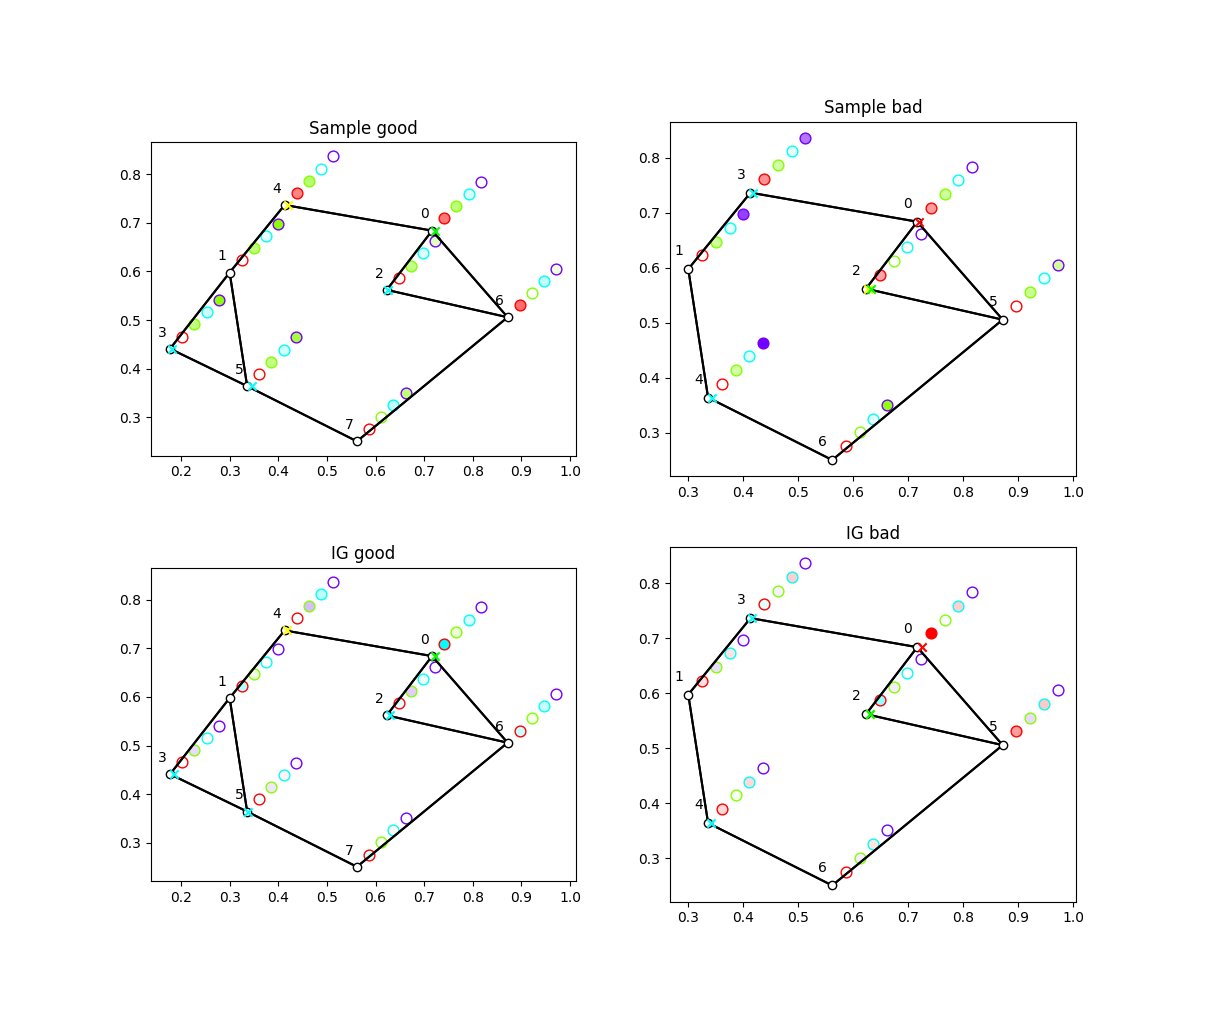

Recreate this plot in Python.
import os
import pickle
from itertools import product

import networkx as nx
import torch
import torch_geometric
from captum.attr import IntegratedGradients
from definitions import POS
from matplotlib import pyplot as plt
from planner.policylearn.edge_policy import EdgePolicyModel
from planner.policylearn.generate_data_demo import plot_graph_wo_pos_data


def print_matrix_with_row_numbers(X, prec=2):
    for i, row in enumerate(X):
        print(f'{i}:', end='\t')
        for j, col in enumerate(row):
            print(f'{col:.2E}', end='\t')
        print()


if __name__ == "__main__":
    # Definitions
    prefix: str = "default_seed_2"
    save_folder: str = "multi_optim/results/tuning"

    # Load the model
    model = EdgePolicyModel()
    model.load_state_dict(torch.load(
        f"{save_folder}/{prefix}_policy_model.pt",
        map_location=torch.device('cpu')))
    model.eval()

    ex_good = None  # example of data which is correctly classified
    ex_bad = None  # example of data which is incorrectly classified
    i_f = 0  # index of the file
    while ex_good is None or ex_bad is None:
        # Load the dataset
        first_file = os.listdir(f"{save_folder}/{prefix}_data")[i_f]
        data = None
        with open(f"{save_folder}/{prefix}_data/{first_file}", "rb") as f:
            data = pickle.load(f)
        assert data is not None

        # Find good and bad examples
        for d in data:
            out = model(d.x, d.edge_index, torch.tensor([0, ]*d.num_nodes))
            y_out = out.argmax()
            y_target = d.y.argmax()
            if y_out == y_target:
                ex_good = d
            else:
                ex_bad = d
                y_out_bad = y_out
            if ex_good is not None and ex_bad is not None:
                break

        i_f += 1  # Next file

    assert isinstance(ex_good, torch_geometric.data.Data)

    print(f"Good example")
    print_matrix_with_row_numbers(ex_good.x)
    if ex_good.pos is None:  # Read graph from file
        graph = nx.read_gpickle(f"{save_folder}/{prefix}_graph.gpickle")
        ex_good.pos = nx.get_node_attributes(graph, POS)
        ex_bad.pos = nx.get_node_attributes(graph, POS)
        ex_good.edge_index = torch.tensor(list(graph.edges.keys())).T
        ex_bad.edge_index = torch.tensor(list(graph.edges.keys())).T

    print(f"Bad example:")
    print_matrix_with_row_numbers(ex_bad.x)
    if ex_bad.pos is not None:
        pos_bad = ex_bad.pos
        edge_index_bad = ex_bad.edge_index
    else:  # Read graph from file
        graph = nx.read_gpickle(f"{save_folder}/{prefix}_graph.gpickle")
        pos_bad = nx.get_node_attributes(graph, POS)
        edge_index_bad = torch.tensor(list(graph.edges.keys())).T

    # Run IG
    ig = IntegratedGradients(model)
    ig_good = ig.attribute(
        ex_good.x,
        baselines=torch.ones_like(ex_good.x) * -1,
        additional_forward_args=(
            ex_good.edge_index,
            torch.tensor([0, ]*ex_good.num_nodes)
        ),
        internal_batch_size=1)
    ig_bad = ig.attribute(
        ex_bad.x,
        baselines=torch.ones_like(ex_bad.x) * -1,
        additional_forward_args=(
            ex_bad.edge_index,
            torch.tensor([0, ]*ex_bad.num_nodes)
        ),
        internal_batch_size=1)

    print(f"IG good:")
    print_matrix_with_row_numbers(ig_good)
    print(f"IG bad:")
    print_matrix_with_row_numbers(ig_bad)

    highlight_nodes_s = [
        {
            (d.x[:, 0] == 1.).nonzero(): "yellow",  # pose self
            (d.x[:, 1] == 1.).nonzero(): "cyan",  # pose others
            d.y.argmax(): "lime"  # correct next node
        } for d in [ex_good, ex_bad]
    ]
    highlight_nodes_s[1][y_out_bad] = "red"  # wrong next node
    print(f"Highlight nodes good:\n{highlight_nodes_s[0]}")
    print(f"Highlight nodes bad:\n{highlight_nodes_s[1]}")

    f, axs = plt.subplots(2, 2, figsize=(9, 9))
    for i_smpl, d in enumerate([
        (ex_good, ig_good),
            (ex_bad, ig_bad)]):
        ax = axs[0, i_smpl]
        data, ig = d
        plot_graph_wo_pos_data(
            ax,
            data.edge_index,
            data.pos,
            data.x,
            highlight_nodes=highlight_nodes_s[i_smpl])
        ax = axs[1, i_smpl]
        plot_graph_wo_pos_data(
            ax,
            data.edge_index,
            data.pos,
            ig,
            highlight_nodes=highlight_nodes_s[i_smpl])
    axs[1, 0].set_title("IG good")
    axs[1, 1].set_title("IG bad")
    axs[0, 0].set_title("Sample good")
    axs[0, 1].set_title("Sample bad")

    for x, y in product(range(2), repeat=2):
        axs[x, y].set_aspect('equal')
    plt.show()
